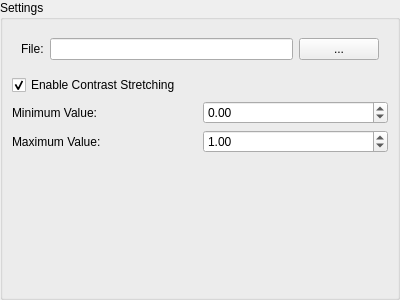
<?xml version="1.0" encoding="UTF-8"?>
<ui version="4.0">
 <class>DepthmapCodecOptions</class>
 <widget class="QWidget" name="DepthmapCodecOptions">
  <property name="geometry">
   <rect>
    <x>0</x>
    <y>0</y>
    <width>400</width>
    <height>300</height>
   </rect>
  </property>
  <property name="windowTitle">
   <string>Form</string>
  </property>
  <layout class="QGridLayout" name="gridLayout">
   <property name="margin">
    <number>0</number>
   </property>
   <item row="0" column="0">
    <widget class="QWidget" name="widget" native="true">
     <layout class="QGridLayout" name="gridLayout_2">
      <property name="margin">
       <number>0</number>
      </property>
      <property name="spacing">
       <number>0</number>
      </property>
      <item row="0" column="0">
       <widget class="QGroupBox" name="groupBox">
        <property name="title">
         <string>Settings</string>
        </property>
        <layout class="QVBoxLayout" name="verticalLayout">
         <item>
          <widget class="QWidget" name="widget_4" native="true">
           <layout class="QHBoxLayout" name="horizontalLayout_3">
            <item>
             <widget class="QLabel" name="label">
              <property name="text">
               <string>File:</string>
              </property>
             </widget>
            </item>
            <item>
             <widget class="QLineEdit" name="sourceFileBox"/>
            </item>
            <item>
             <widget class="QPushButton" name="sourceFileChooseButton">
              <property name="text">
               <string>...</string>
              </property>
             </widget>
            </item>
           </layout>
          </widget>
         </item>
         <item>
          <widget class="QCheckBox" name="contrastStretchCheckBox">
           <property name="text">
            <string>Enable Contrast Stretching</string>
           </property>
           <property name="checked">
            <bool>true</bool>
           </property>
          </widget>
         </item>
         <item>
          <widget class="QWidget" name="widget_3" native="true">
           <layout class="QHBoxLayout" name="horizontalLayout_2">
            <property name="margin">
             <number>0</number>
            </property>
            <item>
             <widget class="QLabel" name="minValueLabel">
              <property name="text">
               <string>Minimum Value:</string>
              </property>
             </widget>
            </item>
            <item>
             <widget class="QDoubleSpinBox" name="minValueBox">
              <property name="minimum">
               <double>-10000.000000000000000</double>
              </property>
              <property name="maximum">
               <double>10000.000000000000000</double>
              </property>
             </widget>
            </item>
           </layout>
          </widget>
         </item>
         <item>
          <widget class="QWidget" name="widget_2" native="true">
           <layout class="QHBoxLayout" name="horizontalLayout">
            <property name="margin">
             <number>0</number>
            </property>
            <item>
             <widget class="QLabel" name="maxValueBox_2">
              <property name="text">
               <string>Maximum Value:</string>
              </property>
             </widget>
            </item>
            <item>
             <widget class="QDoubleSpinBox" name="maxValueBox">
              <property name="maximum">
               <double>10000.000000000000000</double>
              </property>
              <property name="value">
               <double>1.000000000000000</double>
              </property>
             </widget>
            </item>
           </layout>
          </widget>
         </item>
         <item>
          <spacer name="verticalSpacer">
           <property name="orientation">
            <enum>Qt::Vertical</enum>
           </property>
           <property name="sizeHint" stdset="0">
            <size>
             <width>20</width>
             <height>40</height>
            </size>
           </property>
          </spacer>
         </item>
        </layout>
       </widget>
      </item>
     </layout>
    </widget>
   </item>
  </layout>
 </widget>
 <resources/>
 <connections/>
</ui>
